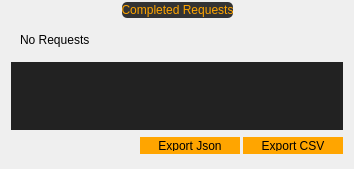
      <widget class="QWidget" name="tab_2">
       <property name="styleSheet">
        <string notr="true"/>
       </property>
       <attribute name="icon">
        <iconset>
         <normaloff>resources/transfer.svg</normaloff>resources/transfer.svg</iconset>
       </attribute>
       <attribute name="title">
        <string/>
       </attribute>
       <layout class="QVBoxLayout" name="verticalLayout">
        <property name="spacing">
         <number>3</number>
        </property>
        <property name="topMargin">
         <number>2</number>
        </property>
        <item>
         <layout class="QHBoxLayout" name="horizontalLayout_6">
          <property name="spacing">
           <number>0</number>
          </property>
          <property name="topMargin">
           <number>0</number>
          </property>
          <item>
           <spacer name="horizontalSpacer_3">
            <property name="orientation">
             <enum>Qt::Horizontal</enum>
            </property>
            <property name="sizeHint" stdset="0">
             <size>
              <width>40</width>
              <height>16</height>
             </size>
            </property>
           </spacer>
          </item>
          <item>
           <widget class="QLabel" name="label_31">
            <property name="minimumSize">
             <size>
              <width>111</width>
              <height>16</height>
             </size>
            </property>
            <property name="maximumSize">
             <size>
              <width>111</width>
              <height>16</height>
             </size>
            </property>
            <property name="styleSheet">
             <string notr="true">color:orange;
background-color:#333333;
border-radius:5px;</string>
            </property>
            <property name="text">
             <string>Completed Requests</string>
            </property>
            <property name="alignment">
             <set>Qt::AlignCenter</set>
            </property>
           </widget>
          </item>
          <item>
           <spacer name="horizontalSpacer_4">
            <property name="orientation">
             <enum>Qt::Horizontal</enum>
            </property>
            <property name="sizeHint" stdset="0">
             <size>
              <width>40</width>
              <height>16</height>
             </size>
            </property>
           </spacer>
          </item>
         </layout>
        </item>
        <item>
         <widget class="QWidget" name="horizontalWidget_3" native="true">
          <layout class="QHBoxLayout" name="horizontalLayout_4">
           <item>
            <layout class="QHBoxLayout" name="horizontalLayout_2"/>
           </item>
           <item>
            <widget class="QLabel" name="label_progress_2">
             <property name="text">
              <string>No Requests</string>
             </property>
            </widget>
           </item>
           <item>
            <spacer name="horizontalSpacer">
             <property name="orientation">
              <enum>Qt::Horizontal</enum>
             </property>
             <property name="sizeHint" stdset="0">
              <size>
               <width>40</width>
               <height>20</height>
              </size>
             </property>
            </spacer>
           </item>
          </layout>
         </widget>
        </item>
        <item>
         <widget class="QTableWidget" name="tableWidget_comp">
          <property name="mouseTracking">
           <bool>false</bool>
          </property>
          <property name="tabletTracking">
           <bool>false</bool>
          </property>
          <property name="styleSheet">
           <string notr="true">QTreeView, QTableView {
    alternate-background-color: rgba(0,0,0, 64);
    background-color: #222222;
    border: 0px;
/*border: 1px solid #333333;*/
gridline-color: #333333;
}

QTableView::item:selected{
/*background-color: rgba(85, 58, 22, 174);*/
background-color: #282828;
color: palette(highlightedText);
border:1px solid rgba(255, 120, 0, 160);
}

QHeaderView::section{
background:#333333;
border:none;
gridline-color: #000000;
}

QTreeView {
  selection-background-color: transparent;
}

QTreeView::item:focus {
  border: none;
}

QTreeView::item:selected {
  border: none;
  border-radius: 3px;
  color: palette(button-text);
}

QTreeView::item:hover {
  border-radius: 3px;
  background: #000000;
}


QTreeView::item:selected:active{
  color: palette(button-text);
  background: #040404;
}

QTreeView::item:selected:!active {
  color: palette(button-text);
  background: #080808;
}

QTreeView::item { 
color: #debc85; 
}
QTreeView::item:selected { 
color: #00004b; 
}
QTreeView#settingsTree {
 background: #131313; 
}
</string>
          </property>
          <property name="sizeAdjustPolicy">
           <enum>QAbstractScrollArea::AdjustToContents</enum>
          </property>
          <property name="editTriggers">
           <set>QAbstractItemView::NoEditTriggers</set>
          </property>
          <property name="showDropIndicator" stdset="0">
           <bool>true</bool>
          </property>
          <property name="selectionMode">
           <enum>QAbstractItemView::SingleSelection</enum>
          </property>
          <property name="showGrid">
           <bool>true</bool>
          </property>
          <property name="rowCount">
           <number>0</number>
          </property>
          <property name="columnCount">
           <number>1</number>
          </property>
          <attribute name="horizontalHeaderVisible">
           <bool>false</bool>
          </attribute>
          <attribute name="horizontalHeaderHighlightSections">
           <bool>true</bool>
          </attribute>
          <attribute name="verticalHeaderVisible">
           <bool>false</bool>
          </attribute>
          <attribute name="verticalHeaderHighlightSections">
           <bool>true</bool>
          </attribute>
          <column/>
         </widget>
        </item>
        <item>
         <layout class="QHBoxLayout" name="horizontalLayout_5">
          <property name="leftMargin">
           <number>1</number>
          </property>
          <item>
           <widget class="QWidget" name="widget_2" native="true">
            <property name="minimumSize">
             <size>
              <width>85</width>
              <height>25</height>
             </size>
            </property>
            <widget class="QLabel" name="label_43">
             <property name="geometry">
              <rect>
               <x>3</x>
               <y>0</y>
               <width>80</width>
               <height>25</height>
              </rect>
             </property>
             <property name="text">
              <string/>
             </property>
             <property name="pixmap">
              <pixmap>resources/acria_logo4.svg</pixmap>
             </property>
             <property name="scaledContents">
              <bool>true</bool>
             </property>
            </widget>
           </widget>
          </item>
          <item>
           <spacer name="horizontalSpacer_2">
            <property name="orientation">
             <enum>Qt::Horizontal</enum>
            </property>
            <property name="sizeHint" stdset="0">
             <size>
              <width>40</width>
              <height>20</height>
             </size>
            </property>
           </spacer>
          </item>
          <item>
           <widget class="QPushButton" name="pushButton_export_json">
            <property name="minimumSize">
             <size>
              <width>100</width>
              <height>0</height>
             </size>
            </property>
            <property name="maximumSize">
             <size>
              <width>16777215</width>
              <height>17</height>
             </size>
            </property>
            <property name="styleSheet">
             <string notr="true">background-color:white;
color:black;
border: none;
/*padding:30px;*/
width:80px;
padding-top:3px;
padding-bottom:3px;
background-color:orange;</string>
            </property>
            <property name="text">
             <string>Export Json</string>
            </property>
            <property name="flat">
             <bool>true</bool>
            </property>
           </widget>
          </item>
          <item>
           <widget class="QPushButton" name="pushButton_export_csv">
            <property name="minimumSize">
             <size>
              <width>100</width>
              <height>0</height>
             </size>
            </property>
            <property name="maximumSize">
             <size>
              <width>16777215</width>
              <height>17</height>
             </size>
            </property>
            <property name="styleSheet">
             <string notr="true">background-color:white;
color:black;
border: none;
/*padding:30px;*/
width:80px;
padding-top:3px;
padding-bottom:3px;
background-color:orange;</string>
            </property>
            <property name="text">
             <string>Export CSV</string>
            </property>
            <property name="flat">
             <bool>true</bool>
            </property>
           </widget>
          </item>
         </layout>
        </item>
       </layout>
      </widget>
